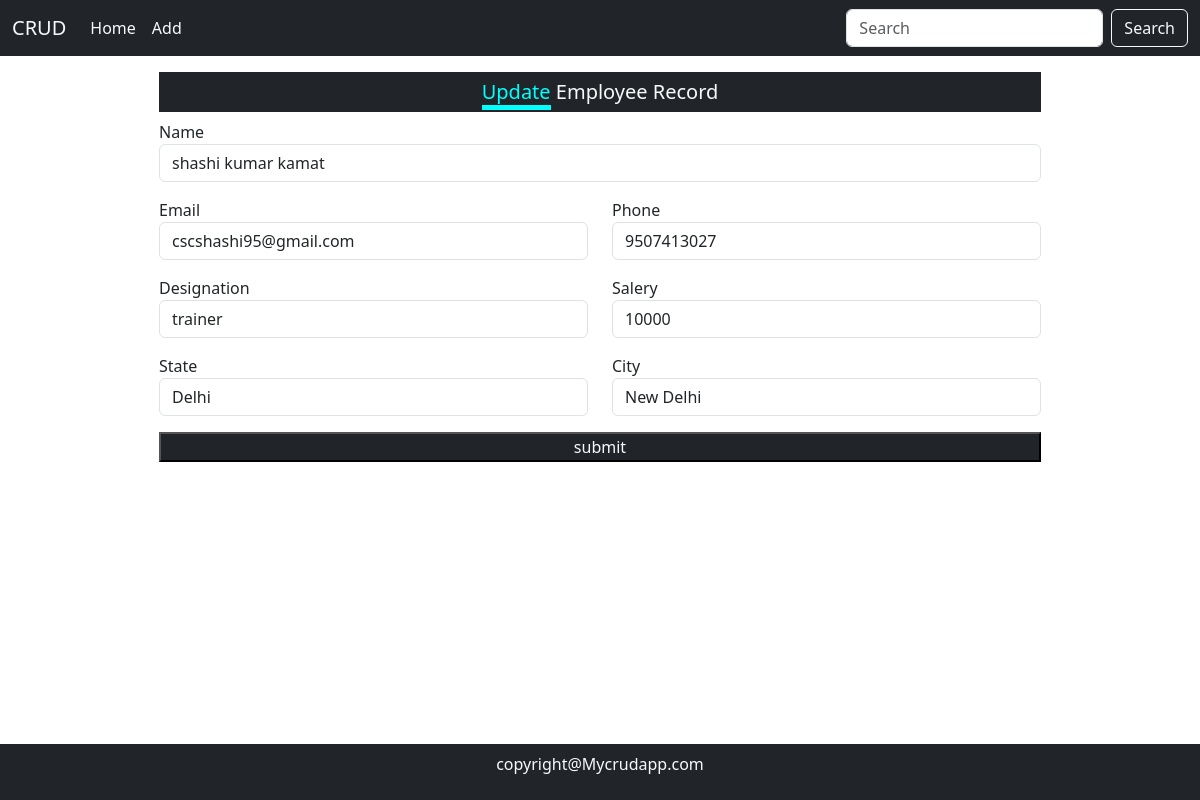
Page /edit/1/ on the committed database.
### mainApp/models.py (models this page shows, shortened)
class Employee(models.Model):
    id = models.AutoField(primary_key=True)
    name = models.CharField(max_length=50)
    email = models.EmailField(max_length=50)
    Phone = models.CharField(max_length=11)
    Designation = models.CharField(max_length=11)
    salery = models.IntegerField()
    city = models.CharField(max_length=50,null=True,blank=True,default="")
    state = models.CharField(max_length=20,null=True,blank=True,default="")

### mainApp/views.py (the view, shortened to what this page needs)
# urls.py: path('edit/<int:id>/',views.editRecord),
def editRecord(Request,id):
    try:
        data = Employee.objects.get(id=id)
        return render(Request,"edit.html",{'data':data})
    except:
        pass
    return HttpResponseRedirect("/")

### mainApp/templates/edit.html (shortened to what this page needs)
{% extends 'index.html' %}
{% load static %}
{% block body %}
<div class="container-fluid  w-100  my-3">
    <div class=" w-75 m-auto mid-section">
        <h5 class="text-center bg-dark text-light p-2"><span style="color: aqua;border-bottom: 5px solid aqua; ">Update</span> Employee Record</h5>
        <form action="" method="post">
            <div class="mb-3">
                <label >Name</label>
                <input type="text" name="name" placeholder="Enter Name : " class=" form-control " value="{{data.name}}">
            </div>
            <div class="row">
                <div class="col-md-6 mb-3">
                    <label>Email</label>
                    <input type="text" name="email" placeholder="Enter Email :" class="form-control" value="{{data.email}}">
                </div>
                <div class="col-md-6 mb-3">
                    <label >Phone</label>
                    <input type="text" name="Phone" placeholder="Enter Phone :" class="form-control"value="{{data.Phone}}">
                </div>
            </div>
            <div class="row">
                <div class="col-md-6 mb-3">
                    <label>Designation</label>
                    <input type="text" name="Designation" placeholder="Enter Designation :" class="form-control" value="{{data.Designation}}">
                </div>
                <div class="col-md-6 mb-3">
                    <label >Salery</label>
                    <input type="number" name="Salery" placeholder="Enter Salery :" class="form-control"value="{{data.salery}}">
                </div>
            </div>
            <div class="row">
                <div class="col-md-6 mb-3">
                    <label>State</label>
                    <input type="text" name="State" placeholder="Enter State :" class="form-control"value="{{data.state}}">
                </div>
                <div class="col-md-6 mb-3">
                    <label >City</label>
                    <input type="text" name="City" placeholder="Enter City :" class="form-control"value="{{data.city}}">
                </div>
            </div>
            <div class="col-mb-3">
                <button type="submit" class="bg-dark text-light w-100">submit</button>
            </div>
        </form>
    </div>
</div>
{% endblock %}

### mainApp/static/css/style.css (style rules this page uses)
.mid-section { height: 480px; overflow-y: auto; overflow-x: hidden; }

### rows in the picture
Employee: name "shashi kumar kamat", email "cscshashi95@gmail.com", Designation "trainer"
